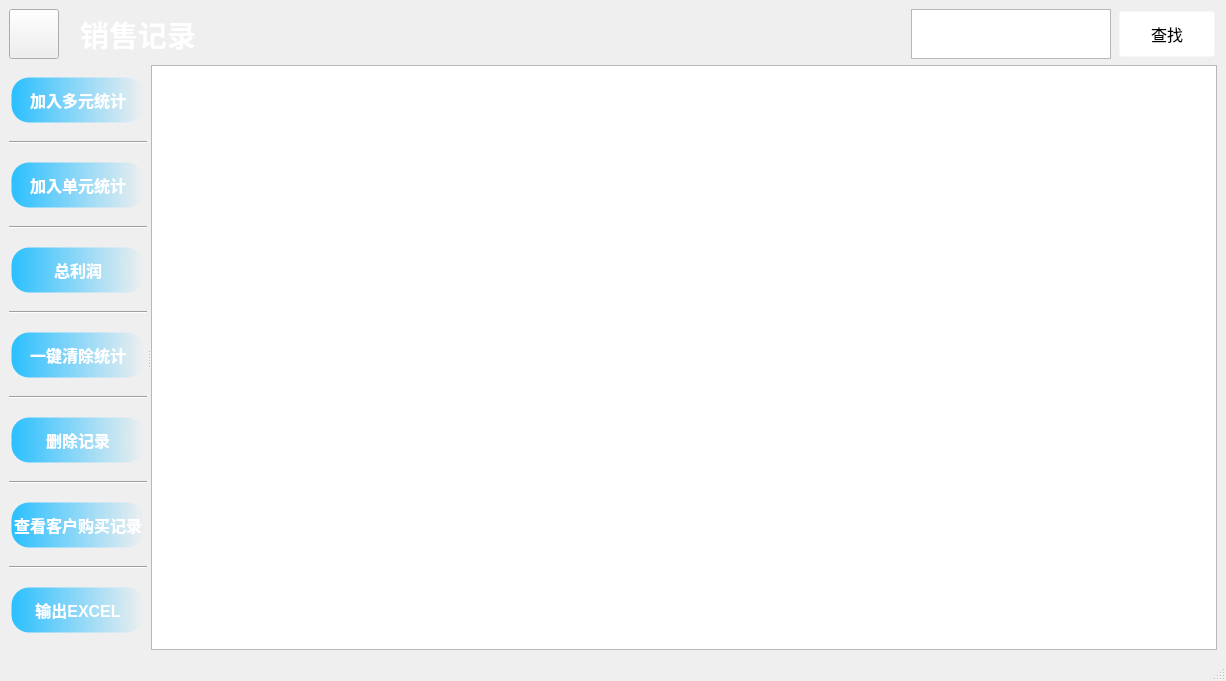
<?xml version="1.0" encoding="UTF-8"?>
<ui version="4.0">
 <class>sale_manage</class>
 <widget class="QMainWindow" name="sale_manage">
  <property name="geometry">
   <rect>
    <x>0</x>
    <y>0</y>
    <width>1226</width>
    <height>681</height>
   </rect>
  </property>
  <property name="windowTitle">
   <string>MainWindow</string>
  </property>
  <property name="styleSheet">
   <string notr="true">QMainWindow{
;
	border-image: url(:/new/prefix1/login.jpg);
}</string>
  </property>
  <widget class="QWidget" name="centralwidget">
   <layout class="QGridLayout" name="gridLayout">
    <item row="0" column="0">
     <layout class="QHBoxLayout" name="horizontalLayout">
      <item>
       <widget class="QPushButton" name="pushButton">
        <property name="minimumSize">
         <size>
          <width>50</width>
          <height>50</height>
         </size>
        </property>
        <property name="styleSheet">
         <string notr="true">border-image: url(:/new/prefix1/back.png);</string>
        </property>
        <property name="text">
         <string/>
        </property>
       </widget>
      </item>
      <item>
       <spacer name="horizontalSpacer_2">
        <property name="orientation">
         <enum>Qt::Horizontal</enum>
        </property>
        <property name="sizeType">
         <enum>QSizePolicy::Fixed</enum>
        </property>
        <property name="sizeHint" stdset="0">
         <size>
          <width>15</width>
          <height>20</height>
         </size>
        </property>
       </spacer>
      </item>
      <item>
       <widget class="QLabel" name="label">
        <property name="font">
         <font>
          <pointsize>22</pointsize>
          <weight>75</weight>
          <bold>true</bold>
         </font>
        </property>
        <property name="styleSheet">
         <string notr="true">color: rgb(255, 255, 255);</string>
        </property>
        <property name="text">
         <string>销售记录</string>
        </property>
       </widget>
      </item>
      <item>
       <spacer name="horizontalSpacer">
        <property name="orientation">
         <enum>Qt::Horizontal</enum>
        </property>
        <property name="sizeHint" stdset="0">
         <size>
          <width>100</width>
          <height>20</height>
         </size>
        </property>
       </spacer>
      </item>
      <item>
       <widget class="QTextEdit" name="textEdit">
        <property name="sizePolicy">
         <sizepolicy hsizetype="Expanding" vsizetype="Minimum">
          <horstretch>0</horstretch>
          <verstretch>0</verstretch>
         </sizepolicy>
        </property>
        <property name="minimumSize">
         <size>
          <width>60</width>
          <height>30</height>
         </size>
        </property>
        <property name="maximumSize">
         <size>
          <width>200</width>
          <height>1677</height>
         </size>
        </property>
        <property name="font">
         <font>
          <pointsize>20</pointsize>
         </font>
        </property>
        <property name="cursorWidth">
         <number>1</number>
        </property>
       </widget>
      </item>
      <item>
       <widget class="QPushButton" name="pushButton_2">
        <property name="minimumSize">
         <size>
          <width>100</width>
          <height>50</height>
         </size>
        </property>
        <property name="font">
         <font>
          <family>Microsoft YaHei UI</family>
          <pointsize>12</pointsize>
         </font>
        </property>
        <property name="styleSheet">
         <string notr="true">QPushButton{

background-color:#ffffff;
border:5px solid #00000000;
border-radius: 5px;   
}
QPushButton:hover{
background-color:#E1E1E1;
border-bottom-color:#C4E06F;
}
QPushButton:pressed{
background-color:#E1E1E1;
border-bottom-color:#287E7D;
}</string>
        </property>
        <property name="text">
         <string>查找</string>
        </property>
       </widget>
      </item>
     </layout>
    </item>
    <item row="1" column="0">
     <widget class="QSplitter" name="splitter2">
      <property name="sizePolicy">
       <sizepolicy hsizetype="Preferred" vsizetype="Expanding">
        <horstretch>3</horstretch>
        <verstretch>0</verstretch>
       </sizepolicy>
      </property>
      <property name="baseSize">
       <size>
        <width>500</width>
        <height>0</height>
       </size>
      </property>
      <property name="orientation">
       <enum>Qt::Horizontal</enum>
      </property>
      <widget class="QWidget" name="layoutWidget">
       <layout class="QVBoxLayout" name="_2">
        <property name="spacing">
         <number>6</number>
        </property>
        <property name="leftMargin">
         <number>0</number>
        </property>
        <item>
         <widget class="QPushButton" name="pushButton_3">
          <property name="minimumSize">
           <size>
            <width>0</width>
            <height>50</height>
           </size>
          </property>
          <property name="maximumSize">
           <size>
            <width>200</width>
            <height>16777215</height>
           </size>
          </property>
          <property name="font">
           <font>
            <family>Microsoft YaHei UI</family>
            <pointsize>12</pointsize>
            <weight>75</weight>
            <bold>true</bold>
           </font>
          </property>
          <property name="styleSheet">
           <string notr="true">QPushButton{
	
	
	
	background-color: qlineargradient(spread:pad, x1:0, y1:0, x2:1, y2:0, stop:0 rgba(43, 191, 255, 255), stop:1 rgba(255, 255, 255,0));
border:5px solid #00000000;
border-radius: 20px;   
	
	color: rgb(255, 255, 255);
}
QPushButton:hover{
background-color: qlineargradient(spread:pad, x1:0, y1:0, x2:1, y2:0, stop:0 rgba(169, 82, 255, 255), stop:1 rgba(255, 255, 255,0));

}
QPushButton:pressed{
background-color: qlineargradient(spread:pad, x1:0, y1:0, x2:1, y2:0, stop:0 rgba(
137, 16, 197, 255), stop:1 rgba(255, 255, 255,0));
}</string>
          </property>
          <property name="text">
           <string>加入多元统计</string>
          </property>
         </widget>
        </item>
        <item>
         <widget class="Line" name="line">
          <property name="orientation">
           <enum>Qt::Horizontal</enum>
          </property>
         </widget>
        </item>
        <item>
         <widget class="QPushButton" name="pushButton_5">
          <property name="minimumSize">
           <size>
            <width>0</width>
            <height>50</height>
           </size>
          </property>
          <property name="maximumSize">
           <size>
            <width>200</width>
            <height>16777215</height>
           </size>
          </property>
          <property name="font">
           <font>
            <family>Microsoft YaHei UI</family>
            <pointsize>12</pointsize>
            <weight>75</weight>
            <bold>true</bold>
           </font>
          </property>
          <property name="styleSheet">
           <string notr="true">QPushButton{
	
	
	
	background-color: qlineargradient(spread:pad, x1:0, y1:0, x2:1, y2:0, stop:0 rgba(43, 191, 255, 255), stop:1 rgba(255, 255, 255,0));
border:5px solid #00000000;
border-radius: 20px;   
	
	color: rgb(255, 255, 255);
}
QPushButton:hover{
background-color: qlineargradient(spread:pad, x1:0, y1:0, x2:1, y2:0, stop:0 rgba(169, 82, 255, 255), stop:1 rgba(255, 255, 255,0));

}
QPushButton:pressed{
background-color: qlineargradient(spread:pad, x1:0, y1:0, x2:1, y2:0, stop:0 rgba(
137, 16, 197, 255), stop:1 rgba(255, 255, 255,0));
}</string>
          </property>
          <property name="text">
           <string>加入单元统计</string>
          </property>
         </widget>
        </item>
        <item>
         <widget class="Line" name="line_2">
          <property name="orientation">
           <enum>Qt::Horizontal</enum>
          </property>
         </widget>
        </item>
        <item>
         <widget class="QPushButton" name="pushButton_6">
          <property name="minimumSize">
           <size>
            <width>0</width>
            <height>50</height>
           </size>
          </property>
          <property name="maximumSize">
           <size>
            <width>200</width>
            <height>16777215</height>
           </size>
          </property>
          <property name="font">
           <font>
            <family>Microsoft YaHei UI</family>
            <pointsize>12</pointsize>
            <weight>75</weight>
            <bold>true</bold>
           </font>
          </property>
          <property name="styleSheet">
           <string notr="true">QPushButton{
	
	
	
	background-color: qlineargradient(spread:pad, x1:0, y1:0, x2:1, y2:0, stop:0 rgba(43, 191, 255, 255), stop:1 rgba(255, 255, 255,0));
border:5px solid #00000000;
border-radius: 20px;   
	
	color: rgb(255, 255, 255);
}
QPushButton:hover{
background-color: qlineargradient(spread:pad, x1:0, y1:0, x2:1, y2:0, stop:0 rgba(169, 82, 255, 255), stop:1 rgba(255, 255, 255,0));

}
QPushButton:pressed{
background-color: qlineargradient(spread:pad, x1:0, y1:0, x2:1, y2:0, stop:0 rgba(
137, 16, 197, 255), stop:1 rgba(255, 255, 255,0));
}</string>
          </property>
          <property name="text">
           <string>总利润</string>
          </property>
         </widget>
        </item>
        <item>
         <widget class="Line" name="line_3">
          <property name="orientation">
           <enum>Qt::Horizontal</enum>
          </property>
         </widget>
        </item>
        <item>
         <widget class="QPushButton" name="pushButton_4">
          <property name="minimumSize">
           <size>
            <width>0</width>
            <height>50</height>
           </size>
          </property>
          <property name="maximumSize">
           <size>
            <width>200</width>
            <height>16777215</height>
           </size>
          </property>
          <property name="font">
           <font>
            <family>Microsoft YaHei UI</family>
            <pointsize>12</pointsize>
            <weight>75</weight>
            <bold>true</bold>
           </font>
          </property>
          <property name="styleSheet">
           <string notr="true">QPushButton{
	
	
	
	background-color: qlineargradient(spread:pad, x1:0, y1:0, x2:1, y2:0, stop:0 rgba(43, 191, 255, 255), stop:1 rgba(255, 255, 255,0));
border:5px solid #00000000;
border-radius: 20px;   
	
	color: rgb(255, 255, 255);
}
QPushButton:hover{
background-color: qlineargradient(spread:pad, x1:0, y1:0, x2:1, y2:0, stop:0 rgba(169, 82, 255, 255), stop:1 rgba(255, 255, 255,0));

}
QPushButton:pressed{
background-color: qlineargradient(spread:pad, x1:0, y1:0, x2:1, y2:0, stop:0 rgba(
137, 16, 197, 255), stop:1 rgba(255, 255, 255,0));
}</string>
          </property>
          <property name="text">
           <string>一键清除统计</string>
          </property>
         </widget>
        </item>
        <item>
         <widget class="Line" name="line_4">
          <property name="orientation">
           <enum>Qt::Horizontal</enum>
          </property>
         </widget>
        </item>
        <item>
         <widget class="QPushButton" name="pushButton_7">
          <property name="minimumSize">
           <size>
            <width>0</width>
            <height>50</height>
           </size>
          </property>
          <property name="maximumSize">
           <size>
            <width>200</width>
            <height>16777215</height>
           </size>
          </property>
          <property name="font">
           <font>
            <family>Microsoft YaHei UI</family>
            <pointsize>12</pointsize>
            <weight>75</weight>
            <bold>true</bold>
           </font>
          </property>
          <property name="styleSheet">
           <string notr="true">QPushButton{
	
	
	
	background-color: qlineargradient(spread:pad, x1:0, y1:0, x2:1, y2:0, stop:0 rgba(43, 191, 255, 255), stop:1 rgba(255, 255, 255,0));
border:5px solid #00000000;
border-radius: 20px;   
	
	color: rgb(255, 255, 255);
}
QPushButton:hover{
background-color: qlineargradient(spread:pad, x1:0, y1:0, x2:1, y2:0, stop:0 rgba(169, 82, 255, 255), stop:1 rgba(255, 255, 255,0));

}
QPushButton:pressed{
background-color: qlineargradient(spread:pad, x1:0, y1:0, x2:1, y2:0, stop:0 rgba(
137, 16, 197, 255), stop:1 rgba(255, 255, 255,0));
}</string>
          </property>
          <property name="text">
           <string>删除记录</string>
          </property>
         </widget>
        </item>
        <item>
         <widget class="Line" name="line_5">
          <property name="orientation">
           <enum>Qt::Horizontal</enum>
          </property>
         </widget>
        </item>
        <item>
         <widget class="QPushButton" name="pushButton_9">
          <property name="minimumSize">
           <size>
            <width>0</width>
            <height>50</height>
           </size>
          </property>
          <property name="maximumSize">
           <size>
            <width>200</width>
            <height>16777215</height>
           </size>
          </property>
          <property name="font">
           <font>
            <family>Microsoft YaHei UI</family>
            <pointsize>12</pointsize>
            <weight>75</weight>
            <bold>true</bold>
           </font>
          </property>
          <property name="styleSheet">
           <string notr="true">QPushButton{
	
	
	
	background-color: qlineargradient(spread:pad, x1:0, y1:0, x2:1, y2:0, stop:0 rgba(43, 191, 255, 255), stop:1 rgba(255, 255, 255,0));
border:5px solid #00000000;
border-radius: 20px;   
	
	color: rgb(255, 255, 255);
}
QPushButton:hover{
background-color: qlineargradient(spread:pad, x1:0, y1:0, x2:1, y2:0, stop:0 rgba(169, 82, 255, 255), stop:1 rgba(255, 255, 255,0));

}
QPushButton:pressed{
background-color: qlineargradient(spread:pad, x1:0, y1:0, x2:1, y2:0, stop:0 rgba(
137, 16, 197, 255), stop:1 rgba(255, 255, 255,0));
}</string>
          </property>
          <property name="text">
           <string>查看客户购买记录</string>
          </property>
         </widget>
        </item>
        <item>
         <widget class="Line" name="line_6">
          <property name="orientation">
           <enum>Qt::Horizontal</enum>
          </property>
         </widget>
        </item>
        <item>
         <widget class="QPushButton" name="pushButton_8">
          <property name="minimumSize">
           <size>
            <width>0</width>
            <height>50</height>
           </size>
          </property>
          <property name="maximumSize">
           <size>
            <width>200</width>
            <height>16777215</height>
           </size>
          </property>
          <property name="sizeIncrement">
           <size>
            <width>0</width>
            <height>0</height>
           </size>
          </property>
          <property name="font">
           <font>
            <family>Microsoft YaHei UI</family>
            <pointsize>12</pointsize>
            <weight>75</weight>
            <bold>true</bold>
           </font>
          </property>
          <property name="styleSheet">
           <string notr="true">QPushButton{
	
	
	
	background-color: qlineargradient(spread:pad, x1:0, y1:0, x2:1, y2:0, stop:0 rgba(43, 191, 255, 255), stop:1 rgba(255, 255, 255,0));
border:5px solid #00000000;
border-radius: 20px;   
	
	color: rgb(255, 255, 255);
}
QPushButton:hover{
background-color: qlineargradient(spread:pad, x1:0, y1:0, x2:1, y2:0, stop:0 rgba(169, 82, 255, 255), stop:1 rgba(255, 255, 255,0));

}
QPushButton:pressed{
background-color: qlineargradient(spread:pad, x1:0, y1:0, x2:1, y2:0, stop:0 rgba(
137, 16, 197, 255), stop:1 rgba(255, 255, 255,0));
}</string>
          </property>
          <property name="text">
           <string>输出EXCEL</string>
          </property>
         </widget>
        </item>
       </layout>
      </widget>
      <widget class="QTableView" name="tableView">
       <property name="sizePolicy">
        <sizepolicy hsizetype="Expanding" vsizetype="Expanding">
         <horstretch>3</horstretch>
         <verstretch>0</verstretch>
        </sizepolicy>
       </property>
       <property name="minimumSize">
        <size>
         <width>900</width>
         <height>0</height>
        </size>
       </property>
      </widget>
     </widget>
    </item>
   </layout>
  </widget>
  <widget class="QMenuBar" name="menubar">
   <property name="geometry">
    <rect>
     <x>0</x>
     <y>0</y>
     <width>1226</width>
     <height>23</height>
    </rect>
   </property>
  </widget>
  <widget class="QStatusBar" name="statusbar"/>
 </widget>
 <resources/>
 <connections/>
</ui>
